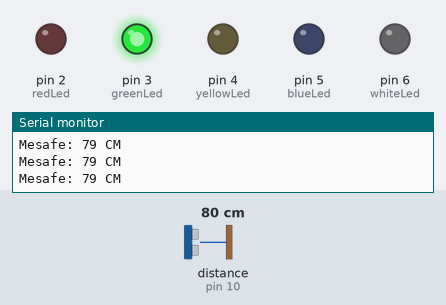
Simulated run of this sketch. Board: Arduino Uno, built with avr-gcc and run on an emulated ATmega328P. On the bench: output pins drawn as LEDs (lit = HIGH), the last lines printed to the serial monitor. Wiring (inferred from the names in the program): ultrasonic range finder: trigger pin 9; echo pin 10. Inputs (shaded band) come from the test bench; at power-on: distance to the obstacle (sensor on pin 10) 80 cm. The echo pulse lasts 58.3 µs per cm; pins used as bus, display or sensor lines are not drawn.

Above: at 1.2 s.
1.3 s: distance to the obstacle (sensor on pin 10) set to 56 cm
2.8 s: distance to the obstacle (sensor on pin 10) set to 49 cm
At 3.9 s:
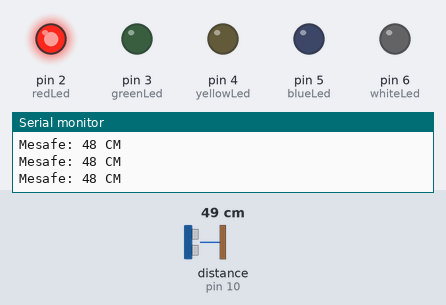
4.3 s: distance to the obstacle (sensor on pin 10) set to 299 cm
At 5.2 s:
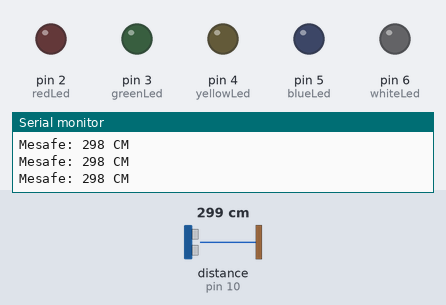
5.8 s: distance to the obstacle (sensor on pin 10) set to 254 cm
7.3 s: distance to the obstacle (sensor on pin 10) set to 247 cm
At 8.7 s:
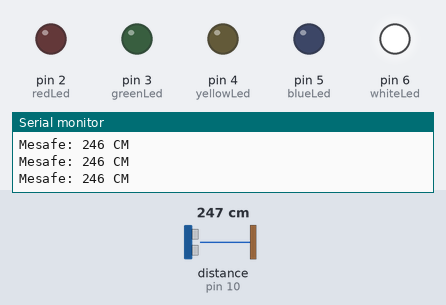
9.0 s: distance to the obstacle (sensor on pin 10) set to 204 cm
10.5 s: distance to the obstacle (sensor on pin 10) set to 196 cm
At 11.2 s:
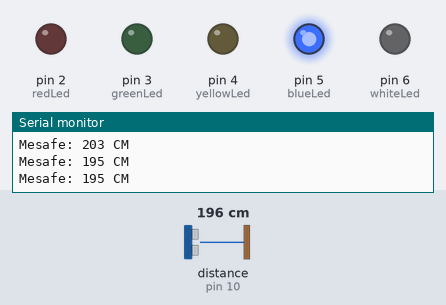
Timing chart, 0 to 13.2 s (numbered marks = the images above; inputs shaded):
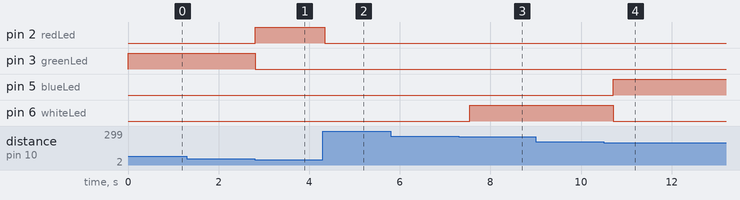

Measured:
- the behaviour switches between 52 and 51 cm on distance to the obstacle (sensor on pin 10) (found by bisection; images 0 and 1)
- the behaviour switches between 252 and 251 cm on distance to the obstacle (sensor on pin 10) (found by bisection; images 2 and 3)
- the behaviour switches between 202 and 201 cm on distance to the obstacle (sensor on pin 10) (found by bisection; images 3 and 4)
- after the input at 2.8 s, pin 2 (redLed): LOW → HIGH at once; pin 3 (greenLed): HIGH → LOW at once
- after the input at 4.3 s, pin 2 (redLed): HIGH → LOW at once
- after the input at 7.3 s, pin 6 (whiteLed): LOW → HIGH after 0.24 s
- after the input at 10.5 s, pin 5 (blueLed): LOW → HIGH after 0.21 s; pin 6 (whiteLed): HIGH → LOW after 0.21 s

The sketch:

HC-SR04-and-leds.ino
```cpp
int redLed=2, greenLed =3, yellowLed=4, blueLed=5, whiteLed=6;
int trigPin=9, echoPin=10;
long timeVal, lengthVal;

void setup() {
    pinMode(echoPin,INPUT);
    pinMode(trigPin,OUTPUT);
    pinMode(redLed,OUTPUT);
    pinMode(greenLed,OUTPUT);
    pinMode(yellowLed,OUTPUT);
    pinMode(blueLed,OUTPUT);
    pinMode(whiteLed,OUTPUT);

    Serial.begin(9600);
}

void loop() {
    digitalWrite(trigPin,LOW);
    delayMicroseconds(2);
    digitalWrite(trigPin,HIGH);
    delayMicroseconds(10);

    digitalWrite(trigPin,LOW);
    timeVal = pulseIn(echoPin,HIGH);
    lengthVal = (timeVal/2)/29.154;

    Serial.print("Mesafe: ");
    Serial.print(lengthVal);
    Serial.println(" CM");

    if(lengthVal <= 50){
      digitalWrite(redLed,HIGH);
      digitalWrite(greenLed,LOW);
      digitalWrite(yellowLed,LOW);
      digitalWrite(blueLed,LOW);
      digitalWrite(whiteLed,LOW);
    }

    else if(lengthVal <= 100){
      digitalWrite(redLed,LOW);
      digitalWrite(greenLed,HIGH);
      digitalWrite(yellowLed,LOW);
      digitalWrite(blueLed,LOW);
      digitalWrite(whiteLed,LOW);
    }

    else if(lengthVal <= 150){
      digitalWrite(redLed,LOW);
      digitalWrite(greenLed,LOW);
      digitalWrite(yellowLed,HIGH);
      digitalWrite(blueLed,LOW);
      digitalWrite(whiteLed,LOW);
    }

    else if(lengthVal <= 200){
      digitalWrite(redLed,LOW);
      digitalWrite(greenLed,LOW);
      digitalWrite(yellowLed,LOW);
      digitalWrite(blueLed,HIGH);
      digitalWrite(whiteLed,LOW);
    }

    else if(lengthVal <= 250){
      digitalWrite(redLed,LOW);
      digitalWrite(greenLed,LOW);
      digitalWrite(yellowLed,LOW);
      digitalWrite(blueLed,LOW);
      digitalWrite(whiteLed,HIGH);
    }

    else{
      digitalWrite(redLed,LOW);
      digitalWrite(greenLed,LOW);
      digitalWrite(yellowLed,LOW);
      digitalWrite(blueLed,LOW);
      digitalWrite(whiteLed,LOW);
    }
    delay(250);
}
```
